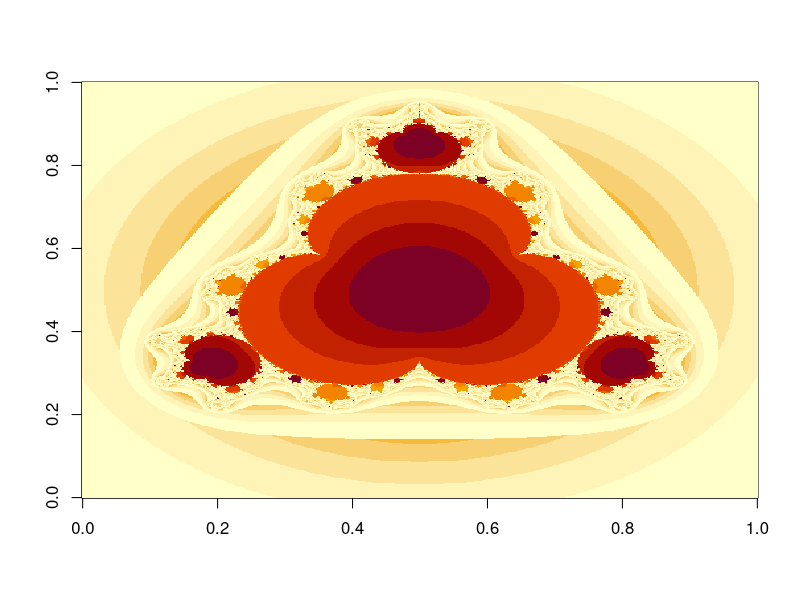

This chart was generated by the following R code:
# Author: Jesper Tveit 
# date: 16.11.2016
#
# The following code plots an m by m visualization of the recursion relation 
# Z[n+1] = P + Z[n]^4, for P in the interval [-w/2,w/2]x[-i*w/2,i*w/2]
#
# O(m^2 x n) computations - give it a few seconds to finish ;)
#

w <- 2.8  # interval size
m <- 512  # image resolution 
n <- 250  # recursive steps

# series data
Za <- matrix(0,m,m)
Zb <- matrix(0,m,m)

# positions in the complex plane
Pa <- matrix((1/2 - c(1:m)/m)*w,m,m,TRUE)
Pb <- matrix((1/2 - c(1:m)/m)*w,m,m,FALSE)

for(i in 1:n)
{
  Za1 <- Za*Za - Zb*Zb
  Zb1 <- 2*Za*Zb
  Za2 <- Pa + Za1*Za1 - Zb1*Zb1
  Zb2 <- Pb + 2*Za1*Zb1
  divrg <- Za2*Za2 + Zb2*Zb2 > 4
  Za <- ifelse(divrg, Za, Za2)
  Zb <- ifelse(divrg, Zb, Zb2)
}

image(exp(-Za*Za-Zb*Zb))
